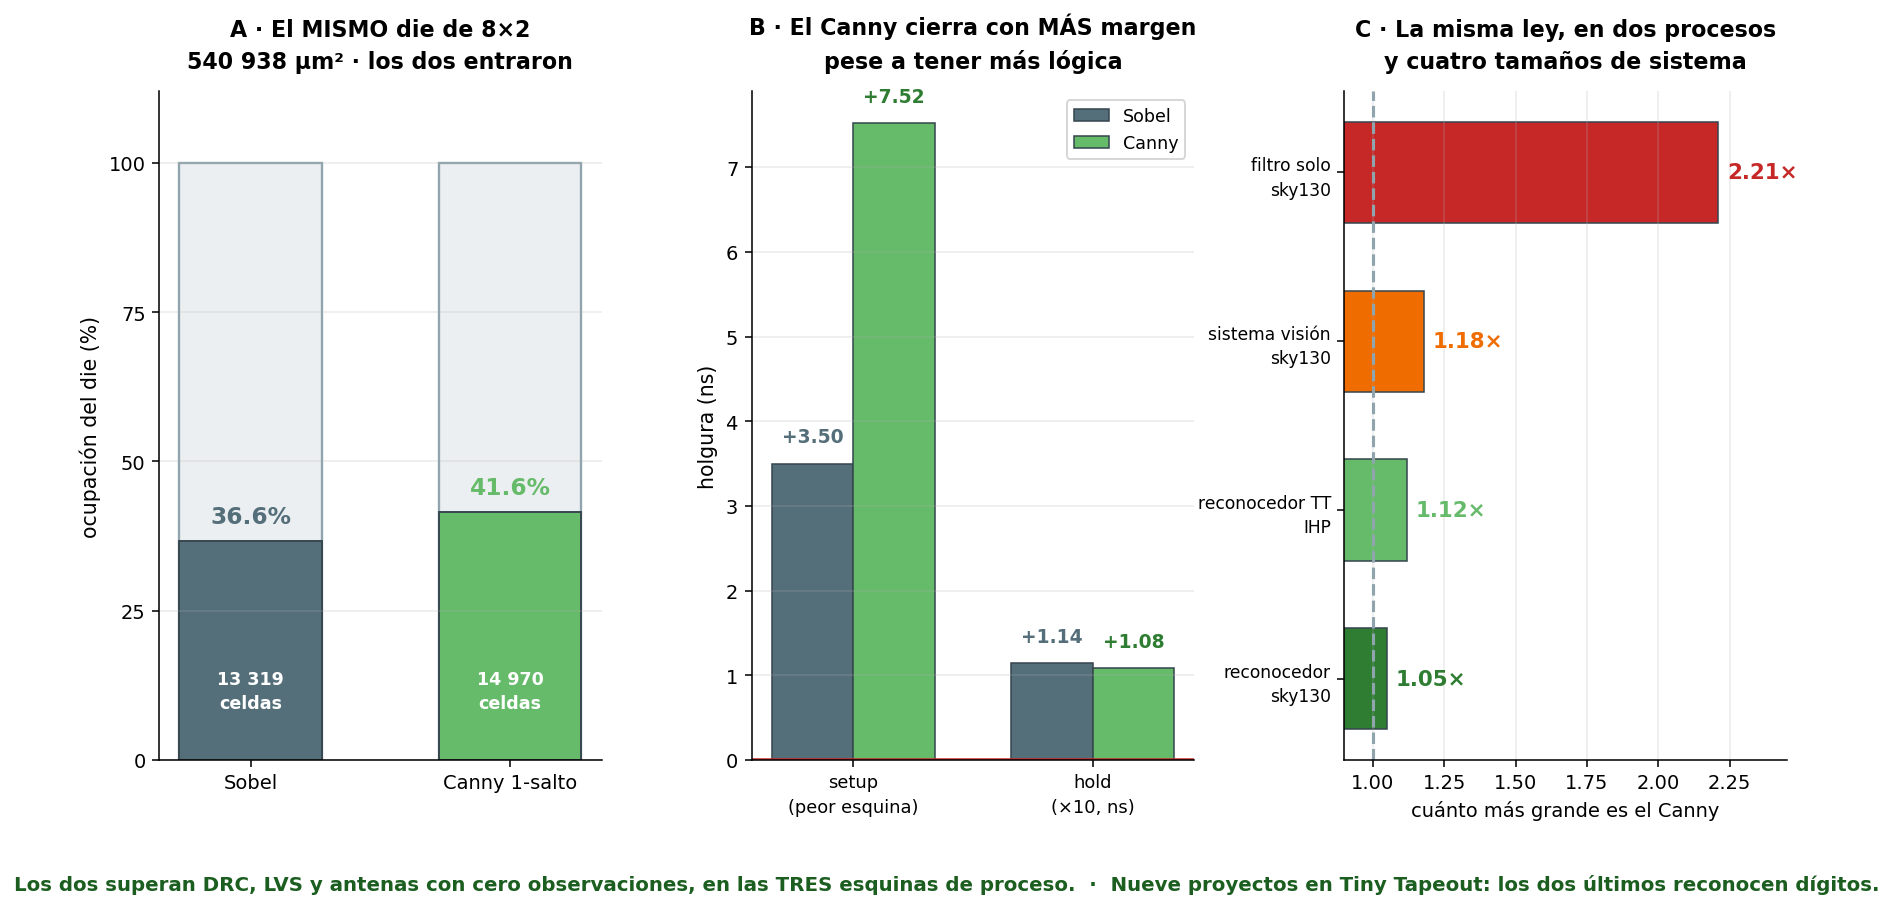

The Python source for this figure:
# === Cuaderno 2 · figura 40: los dos reconocedores en Tiny Tapeout (IHP SG13G2) ===
import numpy as np, matplotlib.pyplot as plt
from matplotlib.gridspec import GridSpec

S = dict(cel=13319, ff=1527, util=.366, ws=3.50, hold=.114, wl=401635, pw=6.58)
C = dict(cel=14970, ff=1776, util=.416, ws=7.52, hold=.108, wl=439971, pw=7.23)
DIE = 540938   # identico en los dos: los dos pidieron 8x2 y los dos entraron

fig = plt.figure(figsize=(15.0, 6.2))
gs = GridSpec(1, 3, figure=fig, wspace=.34)

# ═══ A · ocupacion del mismo die ═══
ax = fig.add_subplot(gs[0, 0])
for i,(n,d,col) in enumerate((("Sobel",S,"#546e7a"),("Canny 1-salto",C,"#66bb6a"))):
    ax.bar(i, 100, color="#eceff1", ec="#90a4ae", lw=1.2, width=.55)
    ax.bar(i, d["util"]*100, color=col, ec="#37474f", lw=1.0, width=.55)
    ax.text(i, d["util"]*100+3, f"{d['util']:.1%}", ha="center", fontsize=12,
            weight="bold", color=col)
    ax.text(i, 8, f"{d['cel']:,}".replace(",", " ")+"\nceldas", ha="center", va="bottom",
            fontsize=9, color="#fff", weight="bold", linespacing=1.4)
ax.set_xticks([0,1]); ax.set_xticklabels(["Sobel","Canny 1-salto"], fontsize=10)
ax.set_ylabel("ocupación del die (%)", fontsize=10.5); ax.set_ylim(0, 112)
ax.set_yticks([0,25,50,75,100]); ax.grid(axis="y", alpha=.25)
for s in ("top","right"): ax.spines[s].set_visible(False)
ax.set_title(f"A · El MISMO die de 8×2\n{DIE:,} µm² · los dos entraron".replace(",", " "),
             fontsize=11.4, weight="bold", pad=12, linespacing=1.5)

# ═══ B · el margen de temporizado ═══
ax = fig.add_subplot(gs[0, 1])
x = np.arange(2); w = .34
ax.bar(x-w/2, [S["ws"], S["hold"]*10], w, color="#546e7a", ec="#37474f", lw=.8, label="Sobel")
ax.bar(x+w/2, [C["ws"], C["hold"]*10], w, color="#66bb6a", ec="#37474f", lw=.8, label="Canny")
for i,(a,b) in enumerate((("+3.50","+7.52"),("+1.14","+1.08"))):
    ax.text(i-w/2, [S["ws"],S["hold"]*10][i]+.25, a, ha="center", fontsize=9.6, weight="bold", color="#546e7a")
    ax.text(i+w/2, [C["ws"],C["hold"]*10][i]+.25, b, ha="center", fontsize=9.6, weight="bold", color="#2e7d32")
ax.axhline(0, color="#c62828", lw=1.8)
ax.set_xticks(x); ax.set_xticklabels(["setup\n(peor esquina)","hold\n(×10, ns)"],
                                     fontsize=9.2, linespacing=1.45)
ax.set_ylabel("holgura (ns)", fontsize=10.5); ax.grid(axis="y", alpha=.25); ax.legend(fontsize=9)
for s in ("top","right"): ax.spines[s].set_visible(False)
ax.set_title("B · El Canny cierra con MÁS margen\npese a tener más lógica",
             fontsize=11.4, weight="bold", pad=12, linespacing=1.5)

# ═══ C · la ley de la dilucion, en tres procesos ═══
ax = fig.add_subplot(gs[0, 2])
P = [("filtro solo\nsky130", 2.21, "#c62828"), ("sistema visión\nsky130", 1.18, "#ef6c00"),
     ("reconocedor TT\nIHP", 1.12, "#66bb6a"), ("reconocedor\nsky130", 1.05, "#2e7d32")]
ax.barh(range(4), [p[1] for p in P], color=[p[2] for p in P], ec="#37474f", lw=.8, height=.6)
for i,(n,v,c) in enumerate(P):
    ax.text(v+.03, i, f"{v:.2f}×", va="center", fontsize=11, weight="bold", color=c)
ax.axvline(1.0, color="#90a4ae", lw=1.6, ls="--")
ax.set_yticks(range(4)); ax.set_yticklabels([p[0] for p in P], fontsize=8.8, linespacing=1.45)
ax.invert_yaxis(); ax.set_xlim(.9, 2.45)
ax.set_xlabel("cuánto más grande es el Canny", fontsize=10)
ax.grid(axis="x", alpha=.25)
for s in ("top","right"): ax.spines[s].set_visible(False)
ax.set_title("C · La misma ley, en dos procesos\ny cuatro tamaños de sistema",
             fontsize=11.4, weight="bold", pad=12, linespacing=1.5)

fig.text(.5, -.04, "Los dos superan DRC, LVS y antenas con cero observaciones, en las TRES esquinas "
         "de proceso.  ·  Nueve proyectos en Tiny Tapeout: los dos últimos reconocen dígitos.",
         ha="center", fontsize=10.2, weight="bold", color="#1b5e20")
plt.savefig("fig_tt_ihp.png", dpi=140, bbox_inches="tight")
print("ok")
